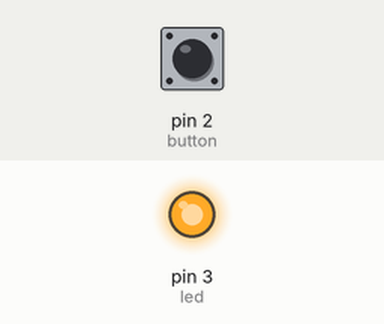
This sketch was run on a simulated Arduino Uno, built with avr-gcc and run on an emulated ATmega328P. Parts: output pins drawn as LEDs (lit = HIGH). Dashed ring = blinking. The inputs (shaded band) are chosen by the test bench; at power-on: pin 2 (button) HIGH.

Above: at 1.2 s.
1.3 s: pin 2 (button) pulled LOW for 0.15 s
At 2.3 s:
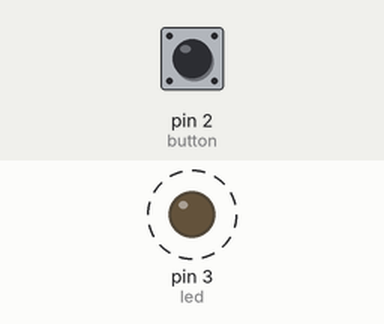
Timing chart, 0 to 10.4 s (numbered marks = the images above; inputs shaded):
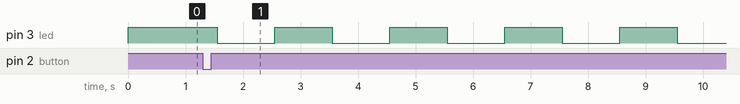

Measured:
- after the input at 1.3 s, pin 3 (led): alternates HIGH for 1.0 s and LOW for 1.0 s, starting after 0.25 s

The sketch:

hw3-2.ino
```cpp
int led = 3;
int button = 2;

int mode = 0;
bool ledState = true;
unsigned long lastBlink = 0;

void setup() {
  pinMode(led, OUTPUT);
  pinMode(button, INPUT_PULLUP);
  digitalWrite(led, HIGH);
}

void loop() {
  if (digitalRead(button) == LOW) {
    delay(50);
    if (digitalRead(button) == LOW) {
      mode = mode + 1;
      if (mode > 3) mode = 0;
      while (digitalRead(button) == LOW);
      delay(100);
    }
  }

  if (mode == 0) {
    digitalWrite(led, HIGH);
  }
  else if (mode == 1) {
    blinkLED(1000);
  }
  else if (mode == 2) {
    blinkLED(500);
  }
  else if (mode == 3) {
    blinkLED(200);
  }
}

void blinkLED(int interval) {
  unsigned long now = millis();
  if (now - lastBlink >= interval) {
    lastBlink = now;
    ledState = !ledState;
    digitalWrite(led, ledState);
  }
}
```
